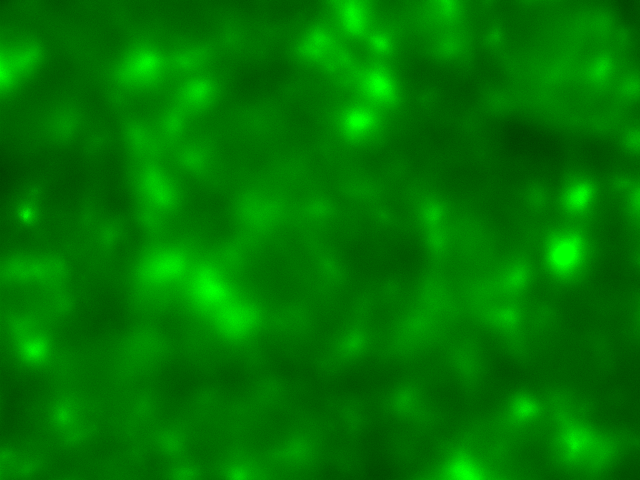
#> input picture data/raw/06-08-2025/DNaseI_20x/XY01/DNaseI_20x_XY01_Z100_CH2.tif, 640 x 480 px
$ python -i biofilm_preprocess.py   (imports and definitions only)   (older library calls are emulated)
#> lines starting #> are read from the running program, lines starting #| are printed output that depends on the picture
#> further down, picture is the input picture: shape (480, 640, 3); mean B, G, R 0, 118.3, 0
import cv2
import numpy as np


def preprocess_biofilm(
    image,
    clip_limit=2.0,
    tile_size=(8, 8),
    blur_ksize=(5, 5),
):
    """
    Preprocesses a biofilm image with a fixed pipeline:
    - CLAHE contrast enhancement
    - Gaussian blur

    Args:
        image: Input image.
        clip_limit: CLAHE clip limit.
        tile_size: CLAHE tile grid size.
        blur_ksize: Gaussian blur kernel size.

    Returns:
        Preprocessed image.
    """
#> called with clip_limit = 2, tile_size = (8, 8), blur_ksize = (5, 5)
    # Convert to grayscale if needed
    if len(image.shape) == 3 and image.shape[2] == 3:
        gray_image = cv2.cvtColor(image, cv2.COLOR_BGR2GRAY)
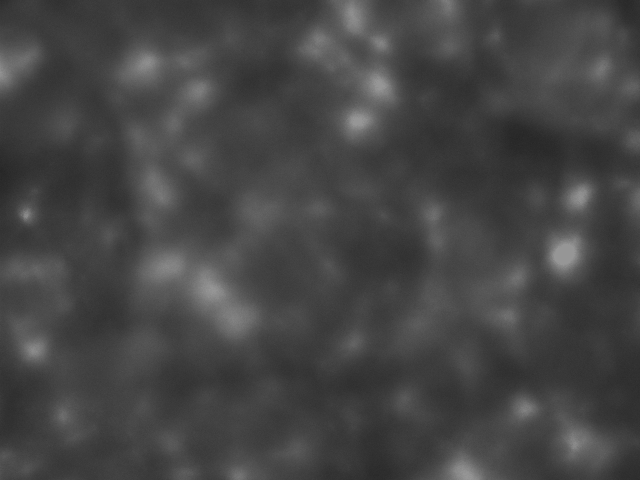
#> gray_image: shape (480, 640); min 37, max 150, mean 69.5
    else:
        gray_image = image

    clahe = cv2.createCLAHE(clipLimit=clip_limit, tileGridSize=tile_size)
    enhanced_image = clahe.apply(gray_image)
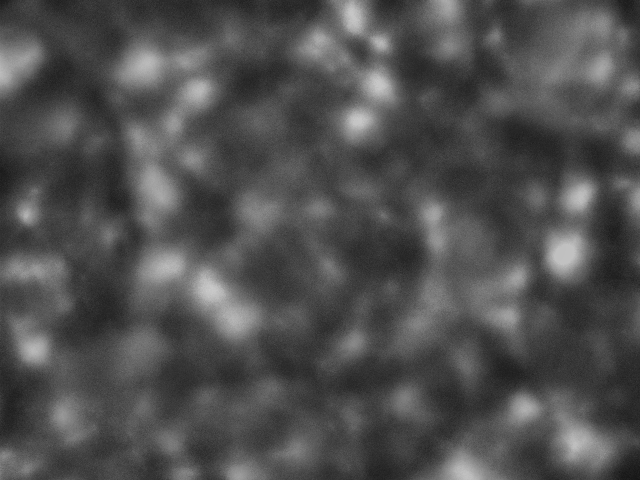
#> enhanced_image: shape (480, 640); min 21, max 202, mean 79.9

    # Normalize to 0-255
    normalized_image = cv2.normalize(
        src=enhanced_image,
        dst=None,
        alpha=0,
        beta=255,
        norm_type=cv2.NORM_MINMAX,
        dtype=cv2.CV_8U,
    )
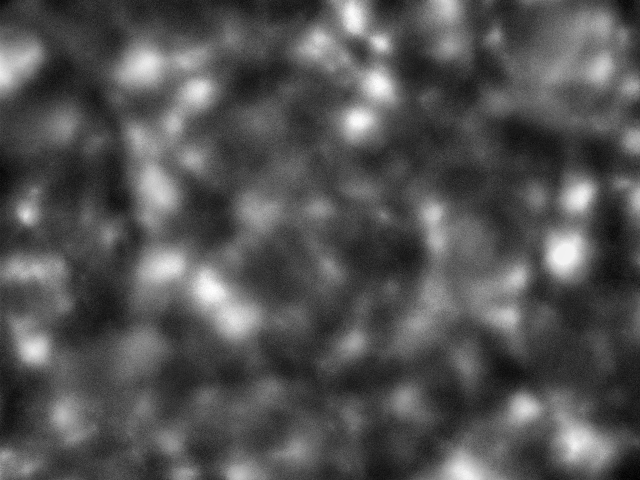
#> normalized_image: shape (480, 640); min 0, max 255, mean 83

    preprocessed_image = cv2.GaussianBlur(normalized_image, blur_ksize, 0)

    return preprocessed_image


# [60 lines left out: functions get_iterative_threshold_value, get_surface_area, normalize_labels, not called in this run]

>>> import cv2
>>> picture = cv2.imread('../data/raw/06-08-2025/DNaseI_20x/XY01/DNaseI_20x_XY01_Z100_CH2.tif')
>>> result = preprocess_biofilm(picture)
